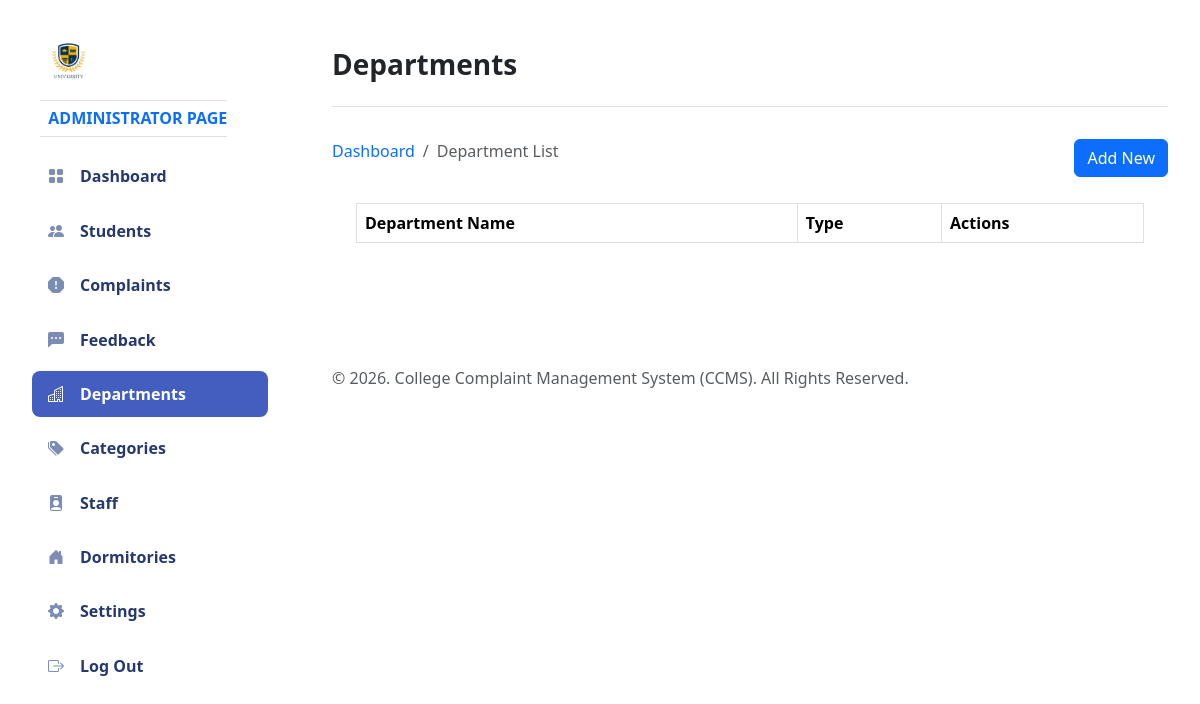
Page /Admin/department.php (signed in) on the earlier database version.
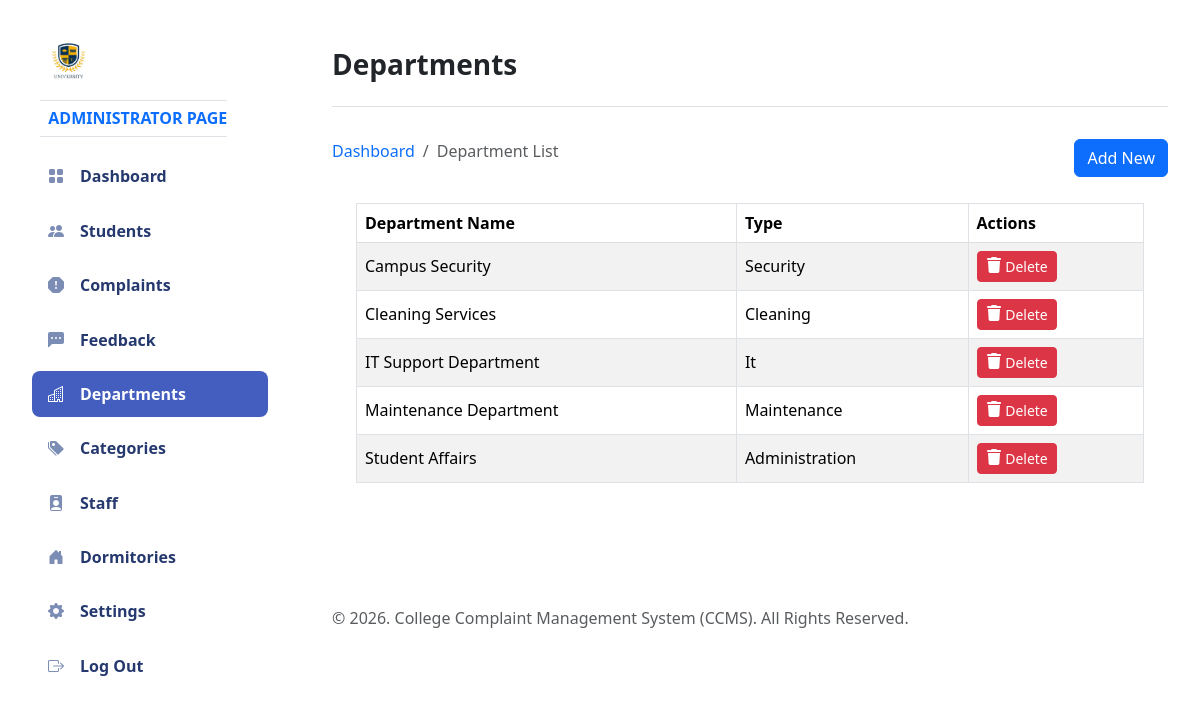
Same page on the later database version.
### tables this page shows
CREATE TABLE `department` (
  `department_id` int(11) NOT NULL,
  `department_name` varchar(255) NOT NULL,
  `department_type` enum('maintenance','it','cleaning','security','administration') NOT NULL,
  `is_deleted` tinyint(1) NOT NULL DEFAULT 0
);

### server/inc/get.php (called while the page is built, shortened)
<?php
function getAllDepartment()
{
    include "connection.php";
    $sql = "SELECT * FROM department WHERE is_deleted = 0 ORDER BY department_name ASC";
    $result = mysqli_query($con, $sql);
    return $result;
}

### Admin/department.php (the view, shortened to what the changed rows need)
<?php
include "pages/header.php";
?>
<body>
    <div id="app">
        <div id="main">
            <div class="page-content">
                <section class="row">
                    <div class="col-12 col-lg-12">
                        <div class="card">
                            <div class="card-body">
                                <table id="datatablesSimple" class="table table-striped table-bordered">
                                    <thead>
                                        <tr>
                                            <th>Department Name</th>
                                            <th>Type</th>
                                            <th>Actions</th>
                                        </tr>
                                    </thead>
                                    <tbody>
                                        <?php
                                        $getall = getAllDepartment();
                                        if ($getall) {
                                            while ($row = mysqli_fetch_assoc($getall)) {
                                                $department_id = $row["department_id"];
                                        ?>
                                                <tr>
                                                    <td><?php echo htmlspecialchars($row["department_name"]); ?></td>
                                                    <td><?php echo htmlspecialchars(ucfirst($row["department_type"])); ?></td>
                                                    <td>
                                                        <button type="button" onclick="deleteData(<?php echo $department_id; ?>, 'department', 'department_id')" class="btn btn-danger btn-sm">
                                                            <i class="fa-solid fa-trash"></i> Delete
                                                        </button>
                                                    </td>
                                                </tr>
                                        <?php
                                            }
                                        }
                                        ?>
                                    </tbody>
                                </table>
                            </div>
                        </div>
                    </div>
                </section>
            </div>
        </div>
    </div>
</body>
</html>

Differences in the rows shown:
added department: department_name "Campus Security", department_type "Security"
added department: department_name "Cleaning Services", department_type "Cleaning"
added department: department_name "IT Support Department", department_type "It"
added department: department_name "Maintenance Department", department_type "Maintenance"
added department: department_name "Student Affairs", department_type "Administration"
